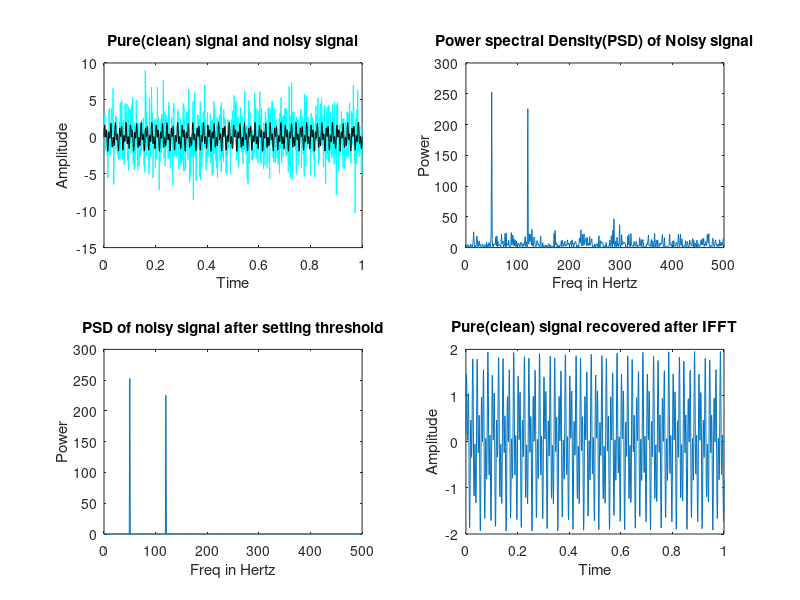

Source code (MATLAB):
clear all
close all
clc
dt = 0.001 ;
t = 0:dt:1;
fclean =sin(2*pi*50*t) + sin(2*pi*120*t);
f=fclean + 2.5*randn(size(t));
figure;
subplot(2,2,1);
plot(t, f, 'c'), hold on
plot(t, fclean, 'k')
xlabel('Time')
ylabel('Amplitude')
title('Pure(clean) signal and noisy signal')
n = length(t);
fhat = fft(f, n);
PSD = fhat.*conj (fhat)/n;
freq = 1/(dt*n) * (0:n);
L = 1: floor(n/2);
subplot(2,2,2);
plot(freq (L), PSD (L)), hold on
xlabel('Freq in Hertz')
ylabel('Power')
title('Power spectral Density(PSD) of Noisy signal')
indices = PSD>100;
fhat= indices.*fhat;
PSDclean = PSD.*indices;
ffilt= ifft(fhat);
subplot(2,2,3);
plot (freq (L), PSDclean (L))
xlabel('Freq in Hertz')
ylabel('Power')
title('PSD of noisy signal after setting threshold')
subplot(2,2,4);
plot (t, ffilt)
xlabel('Time')
ylabel('Amplitude')
title('Pure(clean) signal recovered after IFFT')